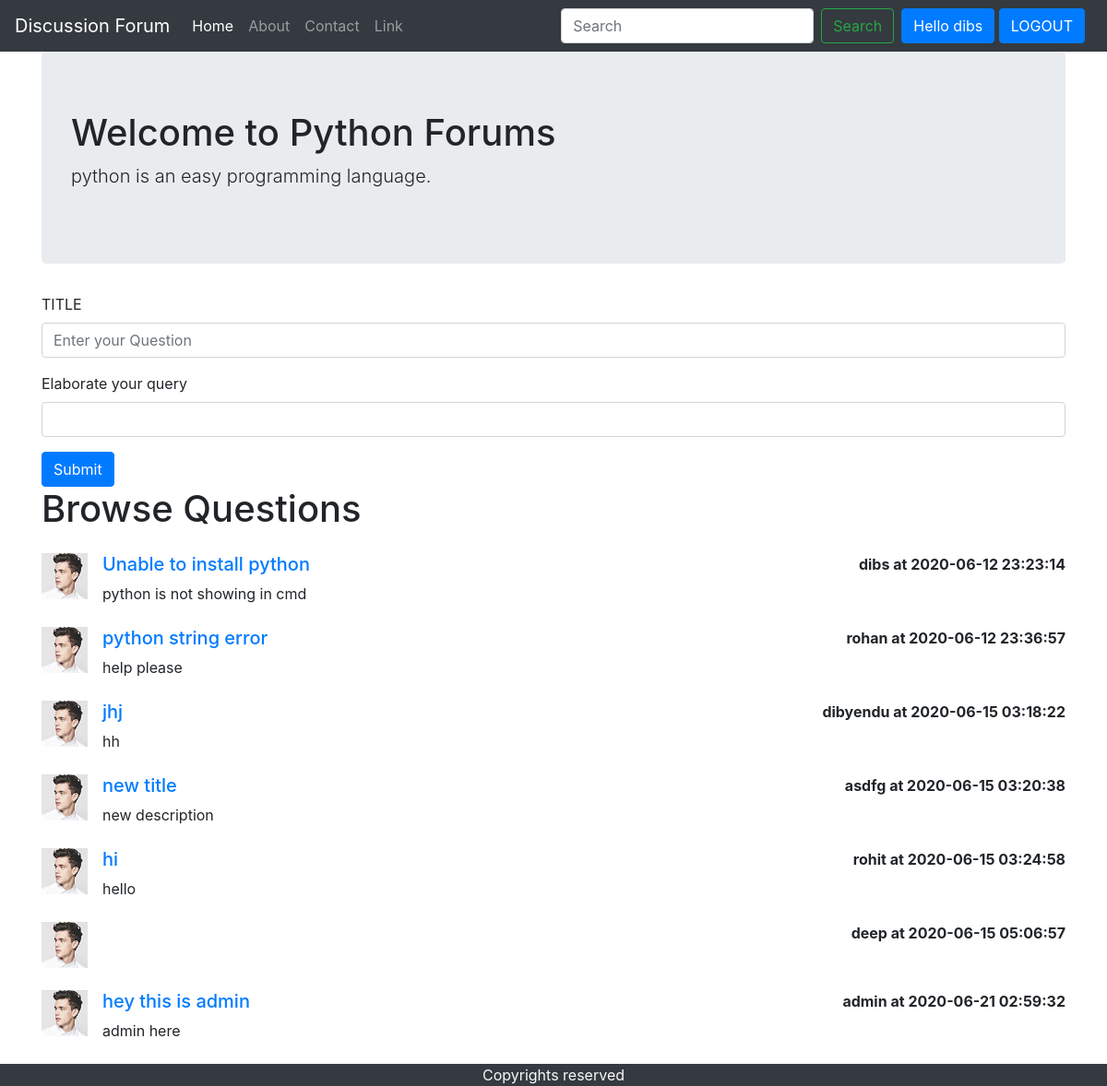
The page /threadslist.php?catid=1 (signed in) on the database its author committed.
### tables this page shows
CREATE TABLE `category` (
  `id` int(8) NOT NULL,
  `name` varchar(255) NOT NULL,
  `description` varchar(255) NOT NULL,
  `created` datetime DEFAULT current_timestamp()
);

CREATE TABLE `threads` (
  `id` int(7) NOT NULL,
  `title` varchar(255) NOT NULL,
  `description` text NOT NULL,
  `thread_cat_id` int(7) NOT NULL,
  `thread_user_id` int(7) NOT NULL,
  `created` datetime NOT NULL DEFAULT current_timestamp()
);

CREATE TABLE `users` (
  `user_id` int(11) NOT NULL,
  `user_name` varchar(255) NOT NULL,
  `user_email` varchar(50) NOT NULL,
  `user_pass` varchar(50) NOT NULL,
  `user_time` datetime NOT NULL DEFAULT current_timestamp()
);

### threadslist.php (the view, shortened to what this page needs)
<?php include('partials/header.php');
include('partials/dbconnect.php');
$id=$_GET['catid'];
$sql="SELECT * FROM `category` WHERE `id`=$id";
$res=mysqli_query($conn,$sql);
while($row = mysqli_fetch_assoc($res))
    {
        $name=$row['name'];
        $desc=$row['description'];
    }
?>
<div class="container">
    <div class="jumbotron">
        <h1>Welcome to <?php echo $name; ?> Forums</h1>
        <p class="lead"><?php echo $desc; ?>.</p>
    </div>
</div>
<?php
if (isset($_SESSION['loggedin']) && $_SESSION['loggedin']==true)
{
echo '<div class="container">
        <form action="'.$_SERVER["REQUEST_URI"].'" method="post">
            <div class="form-group">
                <label for="title">TITLE</label>
                <input type="text" class="form-control" id="title" name="title" aria-describedby="emailHelp"
                    placeholder="Enter your Question">
            </div>
            <div class="form-group">
                <label for="desc">Elaborate your query</label>
                <input type="text" class="form-control" id="desc" name="desc">
                <input type="hidden" name="user_id" value="'.$_SESSION['id'].'">
            </div>
            <button type="submit" class="btn btn-primary">Submit</button>
        </form>
    </div>';
}
else{
echo "<h3 class='container text-center'>Log in to post a question</h3>";
}
?>
<div class="container">
    <h1 id='hid'>Browse Questions</h1>
    <?php
    $id=$_GET['catid'];
    $sql="SELECT * FROM `threads` WHERE `thread_cat_id`=$id";
    $res=mysqli_query($conn,$sql);
    while($row = mysqli_fetch_assoc($res))
        {   $noresult=false;
            $id = $row['id'];
            $title=$row['title'];
            $desc=$row['description'];
            $time=$row['created'];
            $thread_user_id=$row['thread_user_id'];
            $sql2="SELECT * FROM `users` WHERE `user_id`='$thread_user_id'";
            $res2=mysqli_query($conn,$sql2);
            $row2=mysqli_fetch_assoc($res2);
            $username=$row2['user_name'];
            echo '<div class="media my-4">
                    <img width="50px" src="images/comment_2.jpg" alt="..." class="mr-3">
                    <div class="media-body">
                    <h5><a href="thread.php?threadid='.$id.'">'.$title.'</a></h5>
                        '.$desc.'
                    </div>
                    <p class="font-weight-bold my-0">'.$username.' at '.$time.'</p>
                </div>';
        }
        ?>
</div>
<?php include('partials/footer.php') ?>

### rows shown on the page
category: name "Python", description "python is an easy programming language"
threads: title "Unable to install python", description "python is not showing in cmd", users.user_name "dibs", created "2020-06-12 23:23:14"
threads: title "python string error", description "help please", users.user_name "rohan", created "2020-06-12 23:36:57"
threads: title "jhj", description "hh", users.user_name "dibyendu", created "2020-06-15 03:18:22"
threads: title "new title", description "new description", users.user_name "asdfg", created "2020-06-15 03:20:38"
threads: title "hi", description "hello", users.user_name "rohit", created "2020-06-15 03:24:58"
threads: users.user_name "deep", created "2020-06-15 05:06:57"
threads: title "hey this is admin", description "admin here", users.user_name "admin", created "2020-06-21 02:59:32"

### other values the page prints
$_SESSION['user_name'] "dibs"
